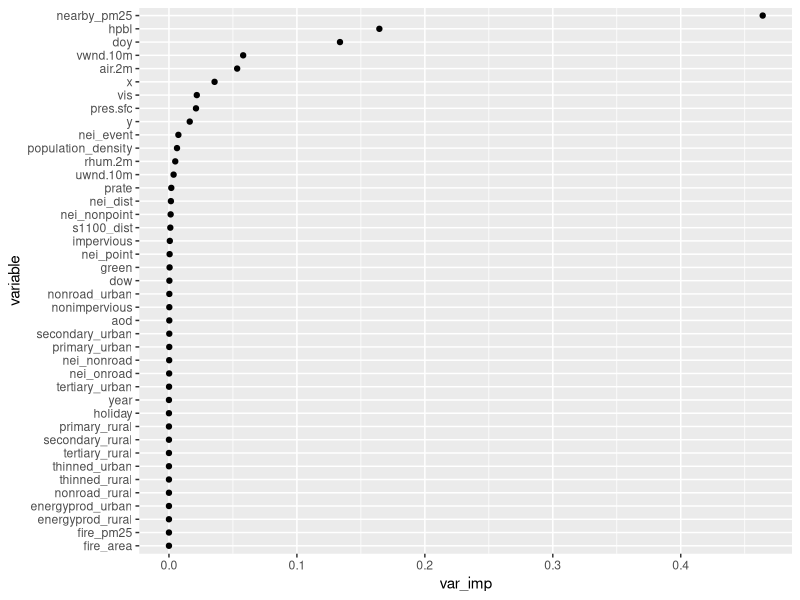

The R source for this figure:
library(dplyr)

var_imp <-
  tibble::tribble(
    ~var_imp, ~variable,
    0.46406, "nearby_pm25",
    0.16445, "hpbl",
    0.13367, "doy",
    0.05800, "vwnd.10m",
    0.05331, "air.2m",
    0.03565, "x",
    0.02176, "vis",
    0.02113, "pres.sfc",
    0.01625, "y",
    0.00737, "nei_event",
    0.00629, "population_density",
    0.00492, "rhum.2m",
    0.00363, "uwnd.10m",
    0.00183, "prate",
    0.00153, "nei_dist",
    0.00132, "nei_nonpoint",
    0.00106, "s1100_dist",
    0.00068, "impervious",
    0.00052, "nei_point",
    0.00049, "green",
    0.00034, "dow",
    0.00030, "nonroad_urban",
    0.00028, "nonimpervious",
    0.00027, "aod",
    0.00026, "secondary_urban",
    0.00024, "primary_urban",
    0.00018, "nei_nonroad",
    0.00016, "nei_onroad",
    0.00008, "tertiary_urban",
    0.00000, "year",
    0.00000, "holiday",
    0.00000, "primary_rural",
    0.00000, "secondary_rural",
    0.00000, "tertiary_rural",
    0.00000, "thinned_urban",
    0.00000, "thinned_rural",
    0.00000, "nonroad_rural",
    0.00000, "energyprod_urban",
    0.00000, "energyprod_rural",
    0.00000, "fire_pm25",
    0.00000, "fire_area"
  )

library(ggplot2)

var_imp %>%
  mutate(variable = factor(variable, levels = rev(variable))) %>%
  ggplot(aes(var_imp, variable)) +
  ## xlim(c(0, 0.01))+
  geom_point()
